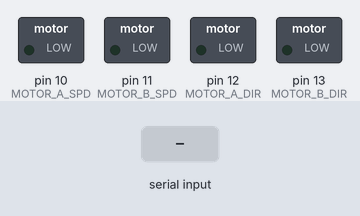
Recording of a sketch running on a simulated Arduino Uno, built with avr-gcc and run on an emulated ATmega328P. On the bench: switched loads named in the sketch (green lamp = pin HIGH). The test bench sets the inputs (shaded band). What the sketch prints to the serial monitor is not drawn.

Above: at 1.2 s.
1.3 s: "w" received over Serial
At 2.0 s:
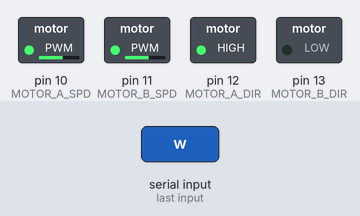
2.8 s: "a" received over Serial
At 3.1 s:
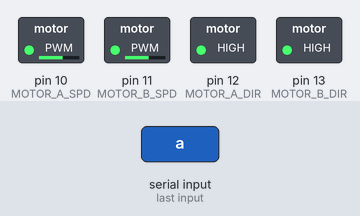
4.3 s: "d" received over Serial
At 5.5 s:
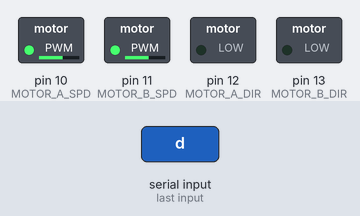
5.8 s: "s" received over Serial
At 6.6 s:
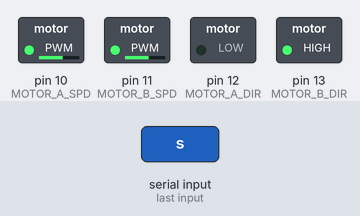
7.3 s: "x" received over Serial
At 7.8 s:
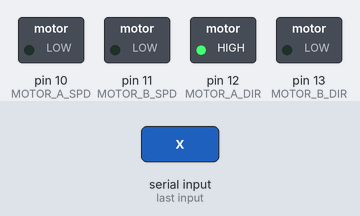
Timing chart, 0 to 9.8 s (numbered marks = the images above; inputs shaded):
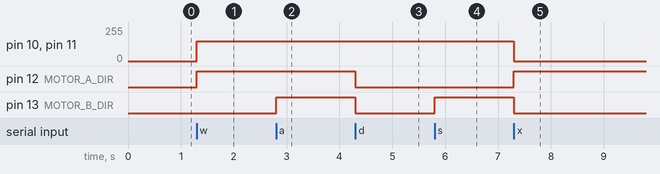

The sketch:

bluetooth_rc_car.ino
```cpp
#define MOTOR_A_SPD 10  //모터A의 속력을 결정하는 핀
#define MOTOR_B_SPD 11  //모터B의 속력을 결정하는 핀
#define MOTOR_A_DIR 12  //모터A의 방향을 결정하는 핀
#define MOTOR_B_DIR 13  //모터B의 방향을 결정하는 핀
#define A_BAL 1   //모터A 속력 균형 계수 기본값 1
#define B_BAL 1   //모터B 속력 균형 계수 기본값 1
#define M_SPEED 150   //모터 속력

unsigned char m_a_spd = 0, m_b_spd = 0; //모터의 속력을 결정하는 전역변수
boolean m_a_dir = 0, m_b_dir = 0; //모터의 방향을 결정하는 전역변수

void setup()
{
  Serial.begin(9600); //시리얼 통신 초기화

  pinMode(MOTOR_A_DIR, OUTPUT); //모터A 방향 핀 출력으로 설정
  pinMode(MOTOR_B_DIR, OUTPUT); //모터B 방향 핀 출력으로 설정

  Serial.println("Hello!"); //터미널 작동 확인용 문자열
}

void loop()
{
  unsigned char bt_cmd = 0; //명령어 저장용 문자형 변수

  if (Serial.available()) //데이터가 입력되었을 때
  {
    bt_cmd = Serial.read(); //변수에 입력된 데이터 저장
    rc_ctrl_val(bt_cmd);  //입력된 데이터에 따라 모터에 입력될 변수를 조정하는 함수
  }
  motor_drive();  //모터를 구동하는 함수
}

void rc_ctrl_val(unsigned char cmd) //입력된 데이터에 따라 모터에 입력될 변수를 조정하는 함수
{
  if(cmd == 'w')  //'w'가 입력되었을 때, 전진
  {
    m_a_dir = 1;  //모터A 정방향
    m_b_dir = 0;  //모터B 정방향
    m_a_spd = M_SPEED*A_BAL;  //모터A의 M_SPEED의 PWM
    m_b_spd = M_SPEED*B_BAL;  //모터B의 M_SPEED의 PWM
  }
  else if(cmd == 'a')  //'a'가 입력되었을 때, 제자리 좌회전
  {
    m_a_dir = 1;  //모터A 정방향
    m_b_dir = 1;  //모터B 역방향
    m_a_spd = M_SPEED*A_BAL;  //모터A의 M_SPEED의 PWM
    m_b_spd = M_SPEED*B_BAL;  //모터B의 M_SPEED의 PWM
  }
  else if(cmd == 'd')  //'d'가 입력되었을 때, 제자리 우회전
  {
    m_a_dir = 0;  //모터A 역방향
    m_b_dir = 0;  //모터B 정방향
    m_a_spd = M_SPEED*A_BAL;  //모터A의 M_SPEED의 PWM
    m_b_spd = M_SPEED*B_BAL;  //모터B의 M_SPEED의 PWM
  }
  else if(cmd == 's')  //'s'가 입력되었을 때, 후진
  {
    m_a_dir = 0;  //모터A 역방향
    m_b_dir = 1;  //모터B 역방향
    m_a_spd = M_SPEED*A_BAL;  //모터A의 M_SPEED의 PWM
    m_b_spd = M_SPEED*B_BAL;  //모터B의 M_SPEED의 PWM
  }
  else if(cmd == 'x')
  {
    m_a_dir = 1;  //모터A 정방향
    m_b_dir = 0;  //모터B 정방향
    m_a_spd = 0;  //모터A의 정지
    m_b_spd = 0;  //모터B의 정지
  }
}

void motor_drive()  //모터를 구동하는 함수
{
  digitalWrite(MOTOR_A_DIR, m_a_dir);  //모터A의 방향을 디지털 출력
  digitalWrite(MOTOR_B_DIR, m_b_dir);  //모터B의 방향을 디지털 출력
  analogWrite(MOTOR_A_SPD, m_a_spd);  //모터A의 속력을 PWM 출력
  analogWrite(MOTOR_B_SPD, m_b_spd);  //모터B의 속력을 PWM 출력
}
```

Measured:
- after the input at 1.3 s, pin 10 (MOTOR_A_SPD), pin 11 (MOTOR_B_SPD): 0/255 → 150/255 at once; pin 12 (MOTOR_A_DIR): LOW → HIGH at once
- after the input at 2.8 s, pin 13 (MOTOR_B_DIR): LOW → HIGH at once
- after the input at 4.3 s, pin 12 (MOTOR_A_DIR), pin 13 (MOTOR_B_DIR): HIGH → LOW at once
- after the input at 5.8 s, pin 13 (MOTOR_B_DIR): LOW → HIGH at once
- after the input at 7.3 s, pin 10 (MOTOR_A_SPD), pin 11 (MOTOR_B_SPD): 150/255 → 0/255 at once; pin 12 (MOTOR_A_DIR): LOW → HIGH at once; pin 13 (MOTOR_B_DIR): HIGH → LOW at once
